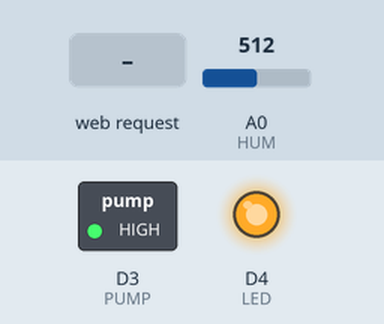
Recording of a sketch running on a simulated ESP8266 (NodeMCU). On the bench: switched loads named in the sketch (green lamp = pin HIGH), output pins drawn as LEDs (lit = HIGH). The inputs (shaded band) are chosen by the test bench; at power-on: A0 (HUM) = 512. What the sketch prints to the serial monitor is not drawn.

Above: at 1.2 s.
1.3 s: HTTP request GET /on_pump received
At 1.9 s:
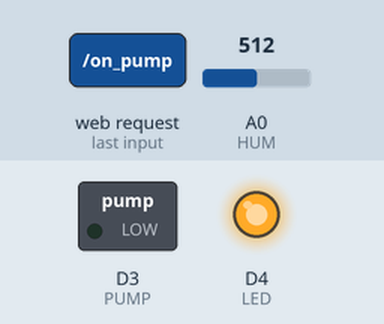
2.8 s: HTTP request GET /on_led received
At 3.1 s:
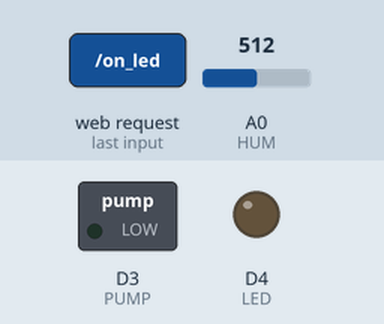
4.3 s: HTTP request GET /off_pump received
At 5.4 s:
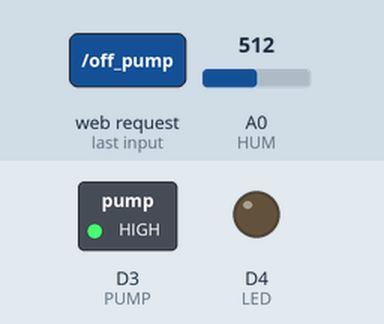
5.8 s: HTTP request GET /off_led received
At 6.6 s:
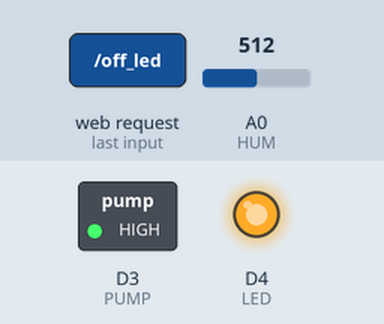
Timing chart, 0 to 8.3 s (numbered marks = the images above; inputs shaded):
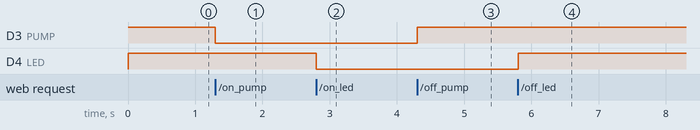

The sketch:

smart_farms.ino
```cpp
//Подключение библиотек
//********************************
#include <ESP8266WiFi.h>
#include <ESP8266WebServer.h>
//********************************
//Создание констант и переменных
#define HUM A0
#define PUMP D3
#define LED D4
#define APSSID "NodeMCU"
#define APPSK "12345678"

const int minValue = 286; //датчик опущен в воду
const int maxValue = 712; //датчик полностью сухой
int h = 0;
bool flag = false;
uint32_t timer1;

//Создаем объекты
//********************************
ESP8266WebServer server(80);
//********************************

void setup() {
  // put your setup code here, to run once:
  Serial.begin(115200);
  pinMode(HUM, INPUT);
  pinMode(PUMP, OUTPUT);
  pinMode(LED, OUTPUT);
  digitalWrite(PUMP, 1);
  digitalWrite(LED, 1);
  //Настройка wifi
  WiFi.mode(WIFI_AP);
  WiFi.softAP(APSSID, APPSK);
  Serial.println(WiFi.softAPIP());
  //Регистрация обработчиков сервера и запуск сервера
  server.on("/", start_page);
  server.on("/on_pump", pump_on);
  server.on("/off_pump", pump_off);
  server.on("/on_led", led_on);
  server.on("/off_led", led_off);
  server.on("/mode_on", mode_on);
  server.on("/mode_off", mode_off);
  server.begin();
}

void loop() {
  // put your main code here, to run repeatedly:
  server.handleClient(); //проверка запроса от клиента (браузера)
  if (millis()-timer1 > 2000){
    timer1 = millis();
    h = analogRead(HUM);
    h = map(h, maxValue, minValue, 0, 100);
    if (flag){
      if (h<30){
        digitalWrite(PUMP, 0);
        delay(600);
      }
      digitalWrite(PUMP, 1);
    }
  }
  /*
  */
}


void start_page(){
  server.send(200, "text/html", sendHtml(h, flag));
}

void mode_on(){
  flag = true;
  server.send(200, "text/html", sendHtml(h, flag));
}

void mode_off(){
  flag = false;
  server.send(200, "text/html", sendHtml(h, flag));
}
void led_on(){
  digitalWrite(LED, 0);
  server.send(200, "text/html", sendHtml(h, flag));
}

void led_off(){
  digitalWrite(LED, 1);
  server.send(200, "text/html", sendHtml(h, flag));
}

void pump_on(){
  digitalWrite(PUMP, 0);
  server.send(200, "text/html", sendHtml(h, flag));
}

void pump_off(){
  digitalWrite(PUMP, 1);
  server.send(200, "text/html", sendHtml(h, flag));
}


String sendHtml(int h, bool flag){
  String html = "<html><title>SMART_FARM</title><body bgcolor=\"green\">";
  html+="<h2 align = \"center\">SMART-FARM</h2><hr width=50%/>";
  html+="<p align = \"center\">Hum_ground:"+(String)h+"%</p>";
  html+="<hr width=50%/>";
  html+="<p align = \"center\">LED:<a href=\"/on_led\"><button>ON</button></a> | <a href=\"/off_led\"><button>OFF</button></a></p>";
  html+="<hr width=50%/>";
  html+="<p align = \"center\">PUMP:<a href=\"/on_pump\"><button>ON</button></a> | <a href=\"/off_pump\"><button>OFF</button></a></p>";
  html+="<hr width=50%/>";
  if (flag){
    html += "<p align = \"center\">MODE_AUTO:<a href=\"/mode_off\"><button>OFF</button></a></p>";
  }
  else {
    html += "<p align = \"center\">MODE_AUTO:<a href=\"/mode_on\"><button>ON</button></a></p>";
  }
  html+="</body></html>";
  return html;
}
```

Measured:
- after the input at 1.3 s, D3 (PUMP): HIGH → LOW at once
- after the input at 2.8 s, D4 (LED): HIGH → LOW at once
- after the input at 4.3 s, D3 (PUMP): LOW → HIGH at once
- after the input at 5.8 s, D4 (LED): LOW → HIGH at once
